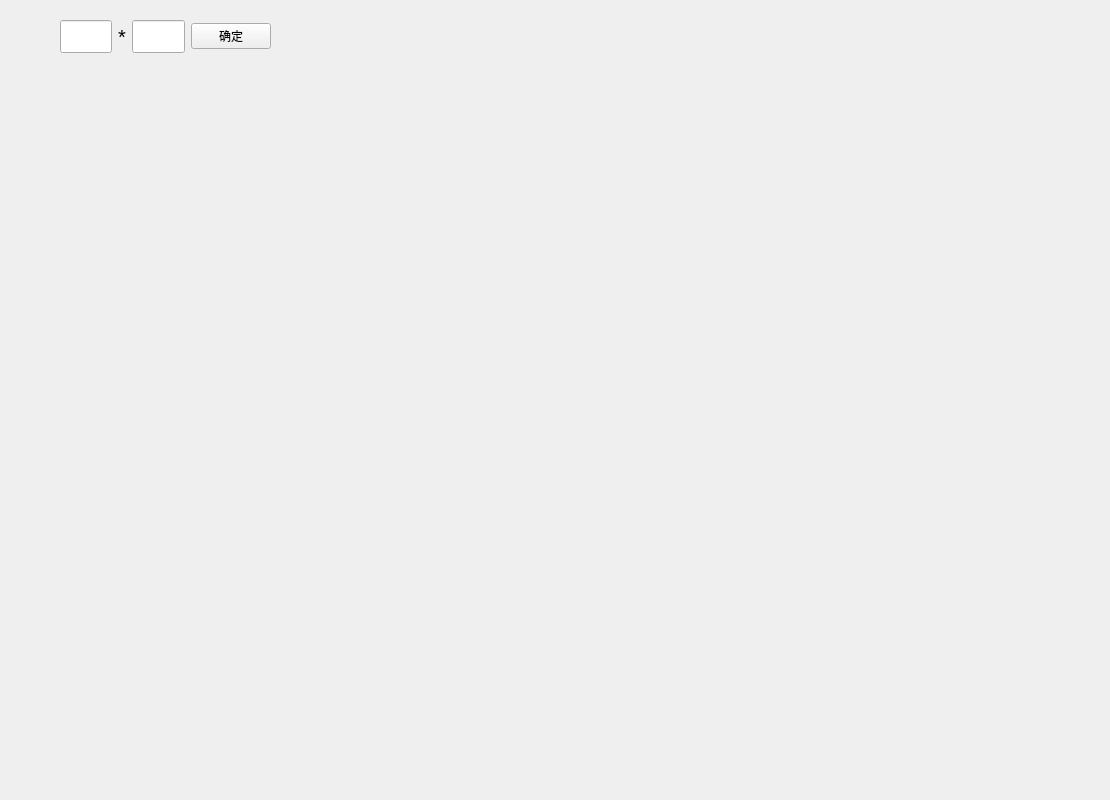
    <widget class="QWidget" name="sampling_rate">
     <attribute name="title">
      <string>采样率</string>
     </attribute>
     <widget class="QWidget" name="layoutWidget">
      <property name="geometry">
       <rect>
        <x>60</x>
        <y>20</y>
        <width>211</width>
        <height>33</height>
       </rect>
      </property>
      <layout class="QHBoxLayout" name="horizontalLayout">
       <item>
        <widget class="QLineEdit" name="width">
         <property name="sizePolicy">
          <sizepolicy hsizetype="Expanding" vsizetype="Expanding">
           <horstretch>0</horstretch>
           <verstretch>0</verstretch>
          </sizepolicy>
         </property>
         <property name="inputMask">
          <string/>
         </property>
         <property name="maxLength">
          <number>5</number>
         </property>
         <property name="placeholderText">
          <string extracomment="kuan"/>
         </property>
        </widget>
       </item>
       <item>
        <widget class="QLabel" name="mult">
         <property name="font">
          <font>
           <pointsize>15</pointsize>
           <weight>50</weight>
           <bold>false</bold>
          </font>
         </property>
         <property name="text">
          <string>*</string>
         </property>
        </widget>
       </item>
       <item>
        <widget class="QLineEdit" name="length">
         <property name="sizePolicy">
          <sizepolicy hsizetype="Expanding" vsizetype="Expanding">
           <horstretch>0</horstretch>
           <verstretch>0</verstretch>
          </sizepolicy>
         </property>
         <property name="maxLength">
          <number>5</number>
         </property>
        </widget>
       </item>
       <item>
        <widget class="QPushButton" name="sampling">
         <property name="text">
          <string>确定</string>
         </property>
        </widget>
       </item>
      </layout>
     </widget>
     <widget class="QCustomPlot" name="sampling_paint" native="true">
      <property name="geometry">
       <rect>
        <x>590</x>
        <y>70</y>
        <width>511</width>
        <height>721</height>
       </rect>
      </property>
      <property name="contextMenuPolicy">
       <enum>Qt::ActionsContextMenu</enum>
      </property>
     </widget>
     <widget class="mywidget" name="sampling_page" native="true">
      <property name="geometry">
       <rect>
        <x>20</x>
        <y>70</y>
        <width>551</width>
        <height>721</height>
       </rect>
      </property>
      <property name="contextMenuPolicy">
       <enum>Qt::ActionsContextMenu</enum>
      </property>
     </widget>
    </widget>
